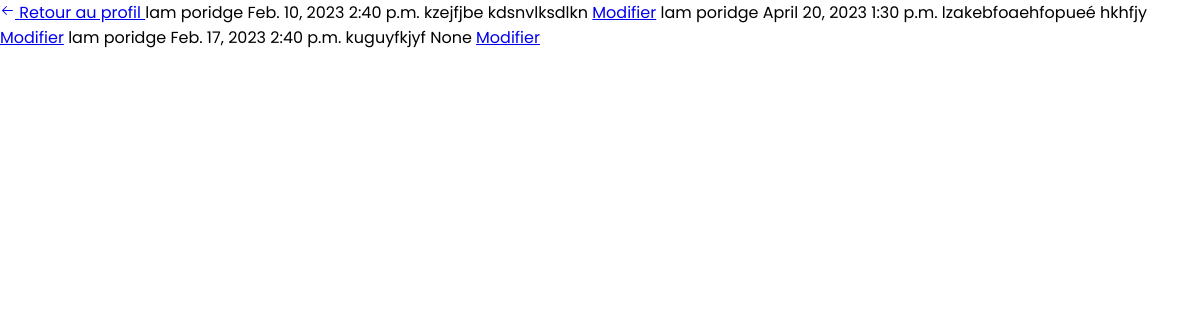
The page /history-appointment/lam poridge/ (signed in) on the database as committed earlier.
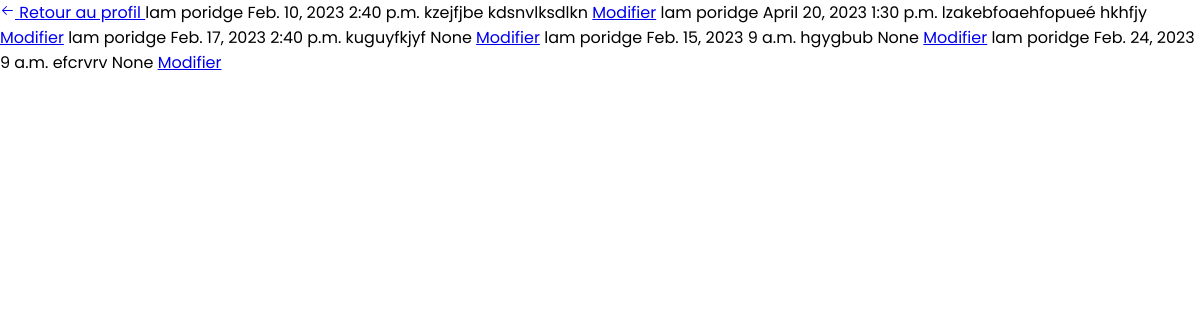
The same page on the database as committed later.
### coach_Xu_Wenwu/models.py (models this page shows)
class PickDate(models.Model):
    id = models.AutoField(primary_key=True)
    date = models.DateField()
    time_slot = models.TimeField()
    user = models.ForeignKey(User, on_delete=models.CASCADE, blank=True, null=True)
    name = models.CharField(max_length=100, blank=True, null=True)
    email = models.EmailField(blank=True, null=True)
    notes = models.TextField(blank=True, null=True)
    subject = models.CharField(max_length=200, blank=True, null=True)

### coach_Xu_Wenwu/views.py (the view)
# urls.py: path('history-appointment/<str:patient_name>/', views.patient_appointments, name="patient_appointments"),
@login_required(login_url='/sign-in')
def patient_appointments(request, patient_name):
    patient_appointments = PickDate.objects.filter(name=patient_name)
    return render(request, 'coach_Xu_Wenwu_app/back_office/history_appointment.html',
                  {'appointments': patient_appointments, 'is_superuser': True})

### templates/coach_Xu_Wenwu_app/back_office/history_appointment.html (shortened to what this page needs)
{% extends "coach_Xu_Wenwu_app/base.html" %}
{% block body %}
    <a href="/dashboard" class="sign__go-back-link">
        Retour au profil
    </a>
{% for appointment in appointments %}
  <tr>
    {% if is_superuser %}
        <td>{{ appointment.name }}</td>
        <td>{{ appointment.date }}</td>
        <td>{{ appointment.time_slot }}</td>
        <td>{{ appointment.subject }}</td>
        <td>{{ appointment.notes }} <a href="{% url 'edit_notes' appointment.id %}">Modifier</a></td>
    {% else %}
    <td>{{ appointment.date }}</td>
    <td>{{ appointment.time_slot }}</td>
    {% endif %}
  </tr>
{% endfor %}
{% endblock %}

Rows that differ between the two databases and show on the page:
added PickDate: name "lam poridge", date "Feb. 15, 2023", time_slot "9 a.m.", subject "hgygbub", notes "None"
added PickDate: name "lam poridge", date "Feb. 24, 2023", time_slot "9 a.m.", subject "efcrvrv", notes "None"
